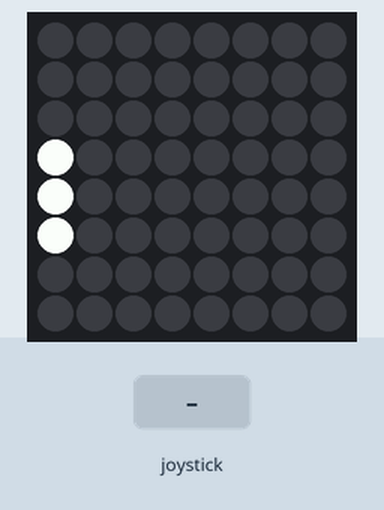
Recording of a program running on a simulated Raspberry Pi (BCM pin numbers) with a Sense HAT. Parts: the Sense HAT's 8×8 RGB LED matrix. The test bench sets the inputs (shaded band).

Above: at 1.2 s.
1.3 s: joystick pushed up
3.0 s: joystick pushed up
At 3.4 s:
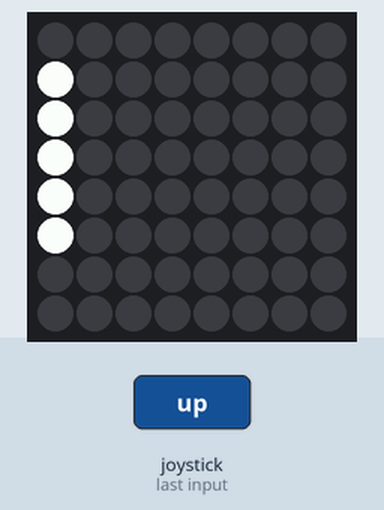
4.5 s: joystick pushed up
Timing chart, 0 to 7.5 s (numbered marks = the images above; inputs shaded):
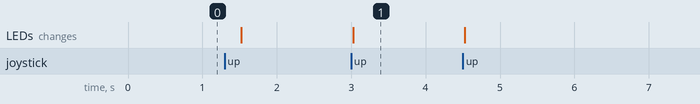

Measured:
- after the input at 3.0 s, the LEDs: change at once (image 1)

The program:

no.py
```python
from sense_hat import SenseHat
sense = SenseHat()

from time import sleep

white = (255, 255, 255)

bat_y = 4

def draw_bat():
    sense.set_pixel(0, bat_y, white)
    sense.set_pixel(0, bat_y + 1, white)
    sense.set_pixel(0, bat_y - 1, white)

def move_up(event):
    global bat_y
    if event.action == 'pressed' and bat_y > 1:
        bat_y -= 1
sense.stick.direction_up = move_up

def move_down(event):
    global bat_y
    if event.action == 'pressed' and bat_y < 6:
        bat_y += 1
sense.stick.direction_down = move_down

while True:
    draw_bat()
    sleep(0.25)
```
